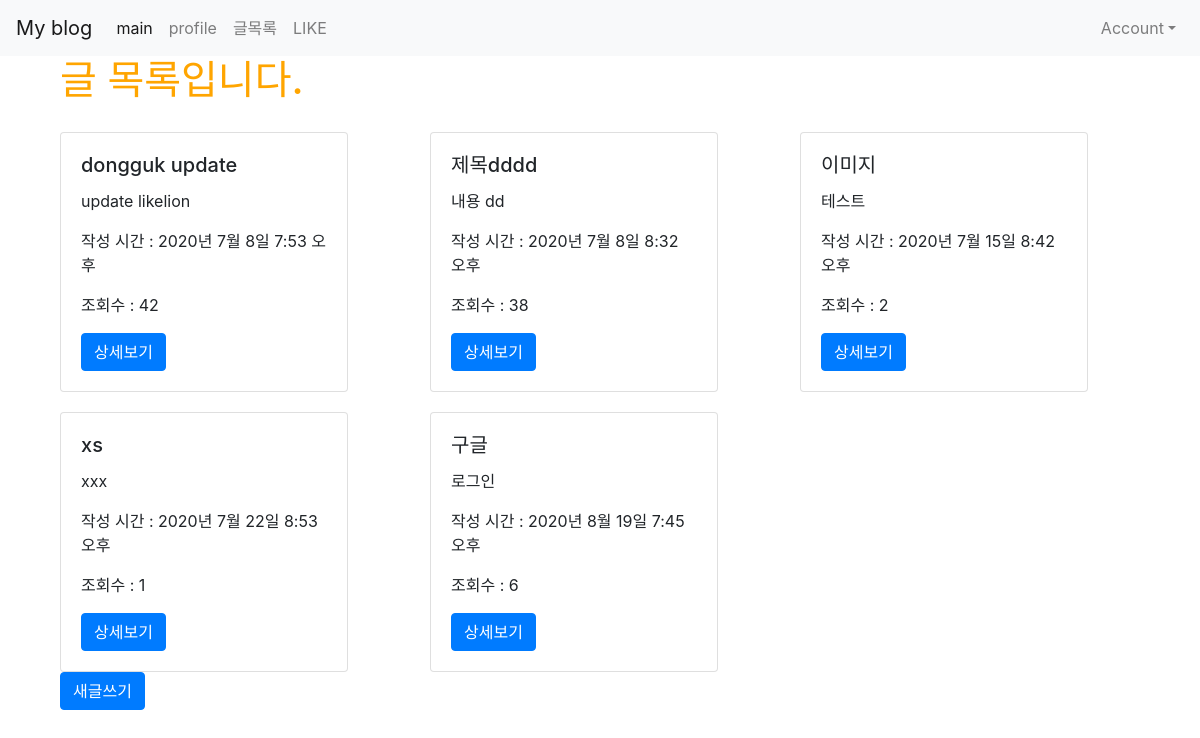
/posts/ (signed in), run on an earlier commit of the app's database.
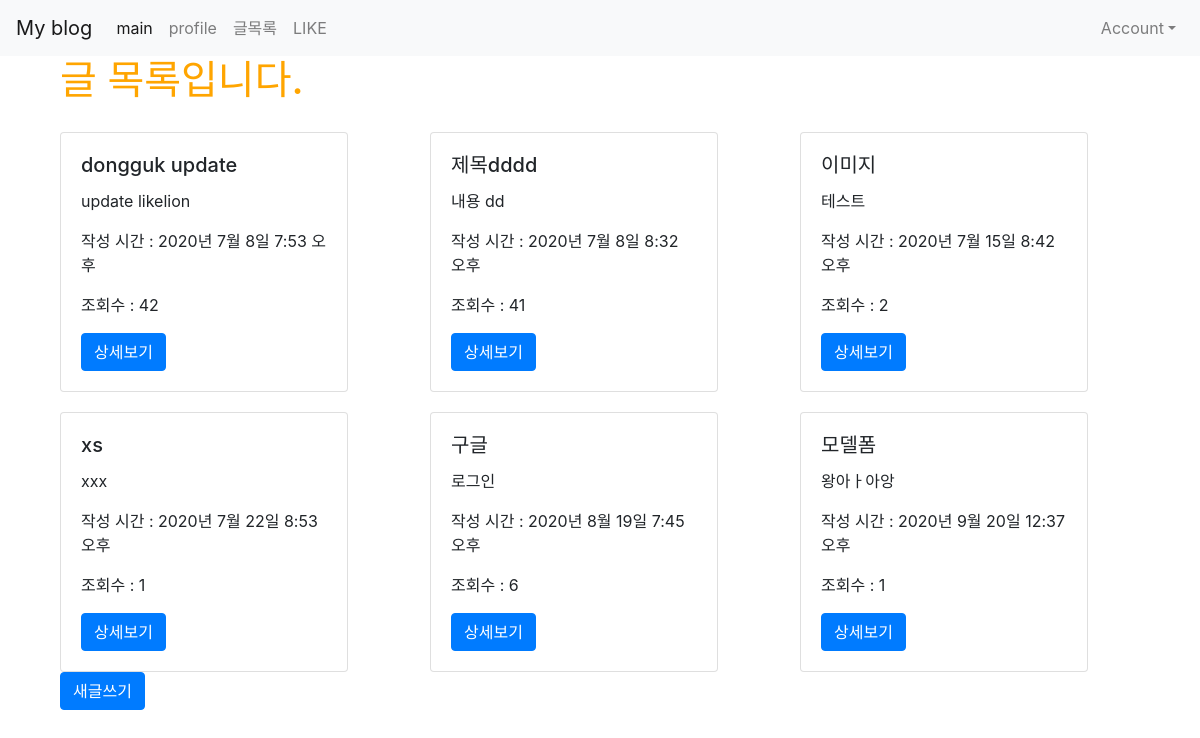
And on a later commit of the database.
### posts/models.py (models this page shows, shortened)
class Post(models.Model):# user:post=1:n 이므로 n쪽에 user 작성
    title = models.CharField(max_length=50, null=False)
    content = models.TextField()
    view_count = models.IntegerField(default=0)
    writer=models.ForeignKey(User, on_delete=models.CASCADE, null=True)
    created_at = models.DateTimeField(auto_now_add=True)
    updated_at = models.DateTimeField(auto_now = True)
    image=models.ImageField(upload_to='images/', null=True)
    like_user_set = models.ManyToManyField(User, blank=True, related_name='like_user_set', through='Like')

### posts/views.py (the view)
# urls.py: path('', views.main, name="main"),
def main(request):
    posts = Post.objects.all()
    return render(request, 'posts/main.html', {'posts': posts})

### posts/templates/posts/main.html
{% extends 'base.html' %}
{% load static %}
{% block content %}
{% if user.is_authenticated %}
<div class="container">
    <h1>글 목록입니다.</h1>
    <div class="row">
        {% for post in posts %}
        <div class="col-md-4 col-12">
            <div class="card" style="width: 18rem; margin-top: 20px;">
                <div class="card-body">
                    <h5 class="card-title">{{ post.title }}</h5>
                    <p class="card-text">{{ post.content }}</p>
                    <p>작성 시간 : {{ post.created_at }}</p>
                    <p>조회수 : {{ post.view_count }}</p>
                    <a href="{% url 'posts:show' post.pk %}" class="btn btn-primary">상세보기</a>
                </div>
            </div>
        </div>
        {% endfor %}
    </div>
    <a href="{% url 'posts:new' %}" class="btn btn-primary">새글쓰기</a>
</div>
{% else %}
    <h3>로그인 후 이용이 가능합니다.</h3>
    <a href="{% url 'account_login' %}" class="btn btn-warning">로그인</a>
    <a href="{% url 'account_signup' %}" class="btn btn-warning">회원가입</a>
{% endif %}
{% endblock %}

What changed in the data, as far as the page shows it:
changed Post "제목dddd": view_count "38" → "41"
added Post: title "모델폼", content "왕아ㅏ아앙", created_at "2020년 9월 20일 12:37 오후", view_count "1"
